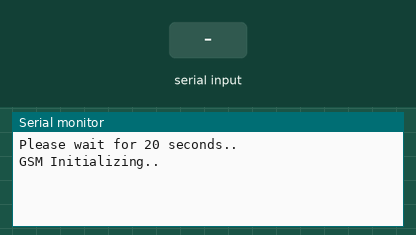
The sketch below on a simulated Arduino Uno, built with avr-gcc and run on an emulated ATmega328P. Parts: the last lines printed to the serial monitor. The test bench sets the inputs (shaded band). The modem accepts every AT command (registered, SIM ready, sends succeed) and sends nothing else.

Above: at 18.0 s.
18.1 s: "AT+CREG?" received over the second serial link
21.1 s: "90,45\n" received over the second serial link
At 21.7 s:
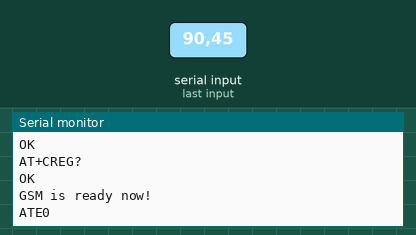
23.6 s: "1\n" received over the second serial link
33.2 s: "30,150\n" received over the second serial link
At 34.8 s:
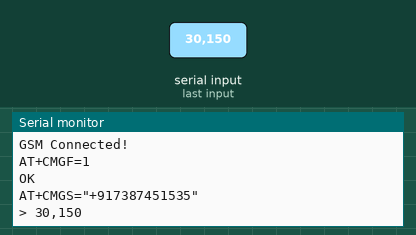

The sketch:

EC200U-CN_interface_with_ard_sms.ino
```cpp
/*
ec200u-cn - ard
gnd   -    gnd
5v - 5v

txd - 2
rxd - 3
*/


#include <SoftwareSerial.h>

#define OK "OK"
#define AT "AT"

String gsm_response = "";
String phone_number = "+917387451535";

SoftwareSerial gsm(2, 3);

unsigned long current_time = 0;

void setup()
{
    Serial.begin(9600);

    Serial.println(F("Please wait for 20 seconds.."));
    Serial.println(F("GSM Initializing.."));

    /* Initializing GSM...
       Don't worry about baudrate, below function will handle everything
       Just wait for 20 seconds atleast to Initialize GSM */
    initializeGSM();

    // ==========================================================================
    // Below code just checks whether GSM is now in working condition or not
    Serial.println(F("Waiting for GSM to response"));
    while (!getResponse(AT, OK, 5000))
    {
        // if GSM is not working.
        delay(200);
    }
    Serial.println(F("GSM is ready now!"));
    // ==========================================================================

    /* Below function will test the GSM Module with all the required AT commands
       and there responses in order to check our GSM Module is fully functional
       or not. */
    if (connectGSM())
    {
        Serial.println(F("GSM Connected!"));
    }

    // gsm.println("ATD" + phone_number);
    sendSMS(phone_number, "Hello from EC200U GSM!");
    readSMS();
}

void loop()
{
}

bool getResponse(String cmd, String response, int timeout)
{
    Serial.println(cmd);
    current_time = millis();
    gsm_response = "";
    int index = -1;
    int network_status = 0;

    gsm.println(cmd);
    while (true)
    {
        if (gsm.available())
        {
            gsm_response = gsm.readString();
            gsm_response.trim();
            Serial.println(gsm_response);
            index = gsm_response.indexOf(response);
            if (cmd == "AT+CREG?")
            {
                network_status = gsm_response.substring(gsm_response.indexOf(',') + 1, gsm_response.indexOf(',') + 2).toInt();
                if (network_status == 1 || network_status == 5)
                {
                    Serial.println(F("GSM Network registered!"));
                    return true;
                }
                else
                {
                    Serial.println(F("ERROR: Failed to register network."));
                    Serial.println(F("       Press RESET."));
                    return false;
                }
            }
            else
            {
                if (index >= 0)
                {
                    return true;
                }
            }
        }
        if (millis() - current_time >= timeout)
        {
            Serial.println(F("ERROR: GSM response timeout."));
            Serial.println(F("       Press RESET."));
            return false;
        }
    }
}

bool readSMS(void)
{
    while (!getResponse(F("AT+CNMI=2,2,0,0,0"), OK, 1000))
        ;
    gsm_response = "";
    while (true)
    {
        if (gsm.available())
        {
            gsm_response = gsm.readString();
            gsm_response.trim();
            Serial.println(gsm_response);
        }
    }
}

void initializeGSM(void)
{
    gsm.begin(115200);
    delay(10000);
    gsm.println(F("AT+IPR=9600"));
    delay(10000);
    gsm.end();
    gsm.begin(9600);
}

bool connectGSM(void)
{
    while (!getResponse(F("ATE0"), OK, 1000))
        ;
    while (!getResponse(F("AT+CLIP=1"), OK, 1000))
        ;
    while (!getResponse(F("AT+CVHU=0"), OK, 1000))
        ;
    while (!getResponse(F("AT+CTZU=1"), OK, 1000))
        ;
    while (!getResponse(F("AT+CMGF=1"), OK, 1000))
        ;
    while (!getResponse(F("AT+CSQ"), OK, 1000))
        ;
    while (!getResponse(F("AT+CREG?"), OK, 1000))
        ;
    while (!getResponse(F("AT+CGREG?"), OK, 1000))
        ;
    while (!getResponse(F("AT+CMGD=1,4"), OK, 1000))
        ;

    // Configure URC port to UART1
    if (getResponse(F("AT+QURCCFG=\"urcport\",\"uart1\""), OK, 1000))
    {
        Serial.println(F("URC port configured to UART1"));
    }
    else
    {
        Serial.println(F("Failed to configure URC port"));
    }

    return true;
}

void sendSMS(String number, String sms)
{
    while (!getResponse(F("AT+CMGF=1"), OK, 1000))
        ;
    while (!getResponse("AT+CMGS=\"" + number + "\"\r", ">", 1000))
        ;
    gsm.print(sms);
    delay(1000);
    gsm.println((char)26);
}
```

Measured:
- after the input at 33.2 s, the serial monitor: prints a new line after 1.0 s (image 2)
